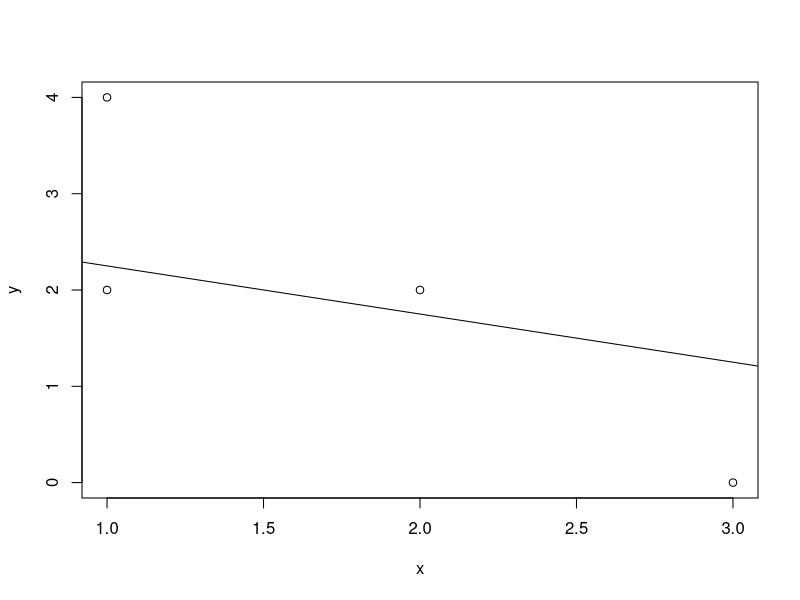
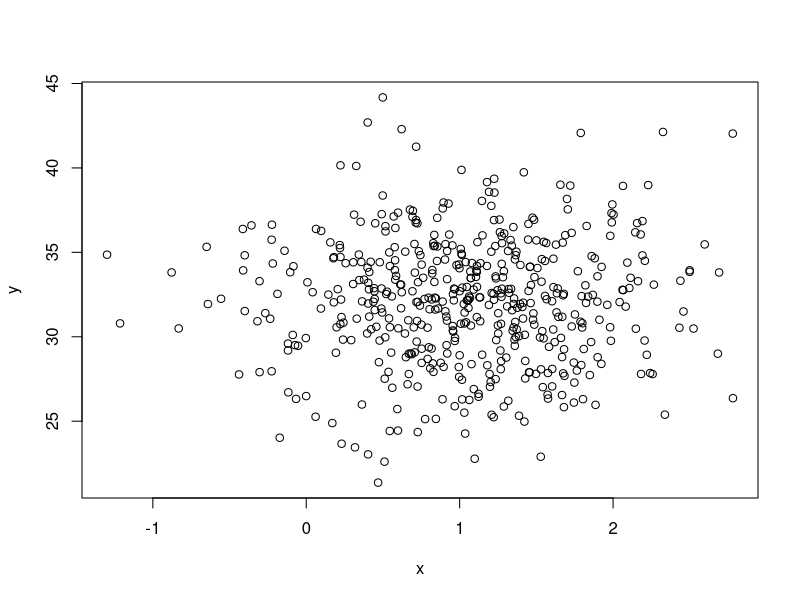

These charts were generated, in order, by the following R code:
## ---- chunk 1
x = c(1, 1, 2, 3)
y = c(2, 4, 2, 0)
sd(x)
sd(y)
cor(x, y)
reg1 <- lm(x~y)
plot(x,y)
abline(reg1)
## ---- chunk 2
x = rnorm(500, 1, 0.7)
y = rnorm(500, 32, 4)
plot(x, y)
cor(x, y)
